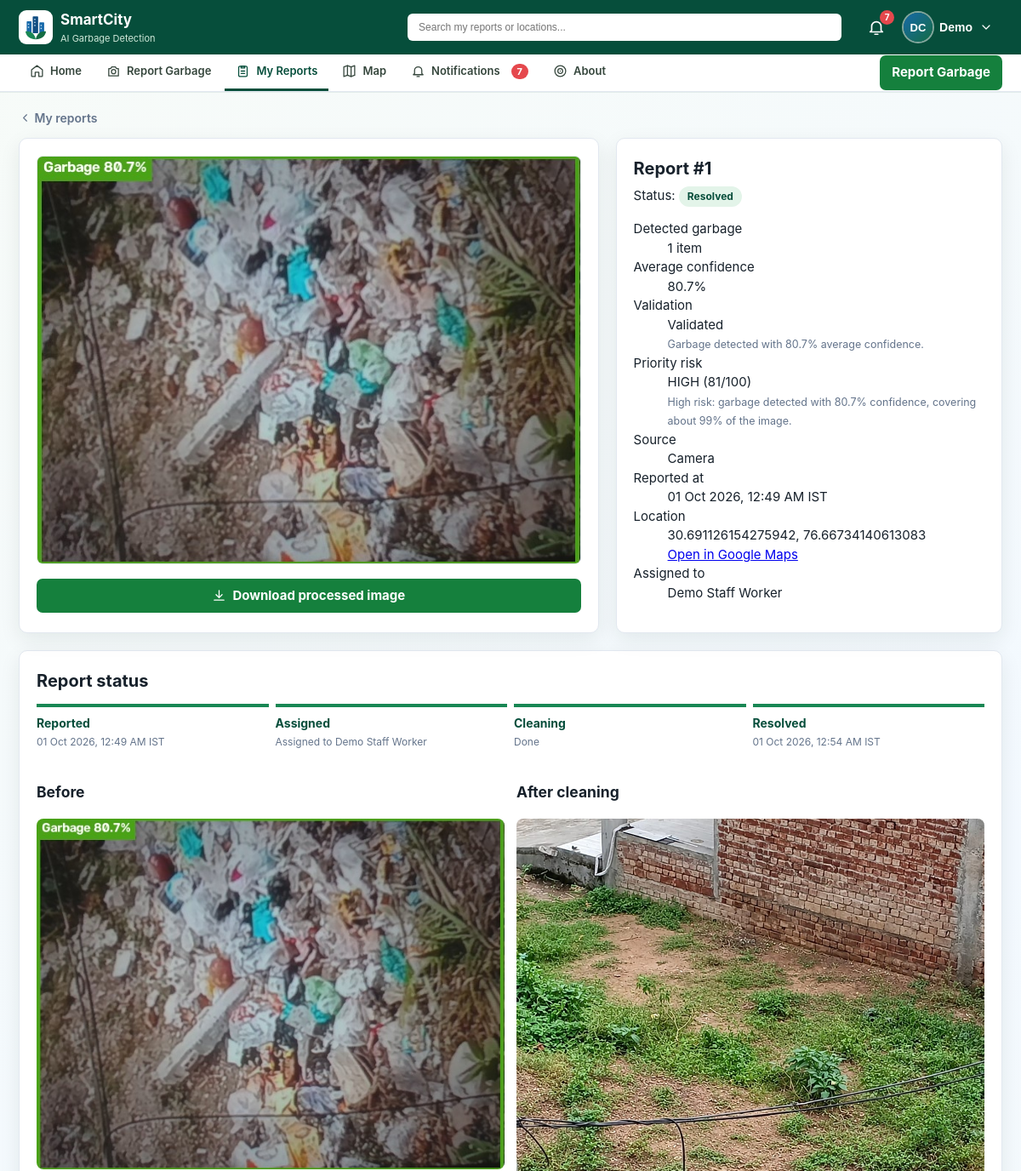
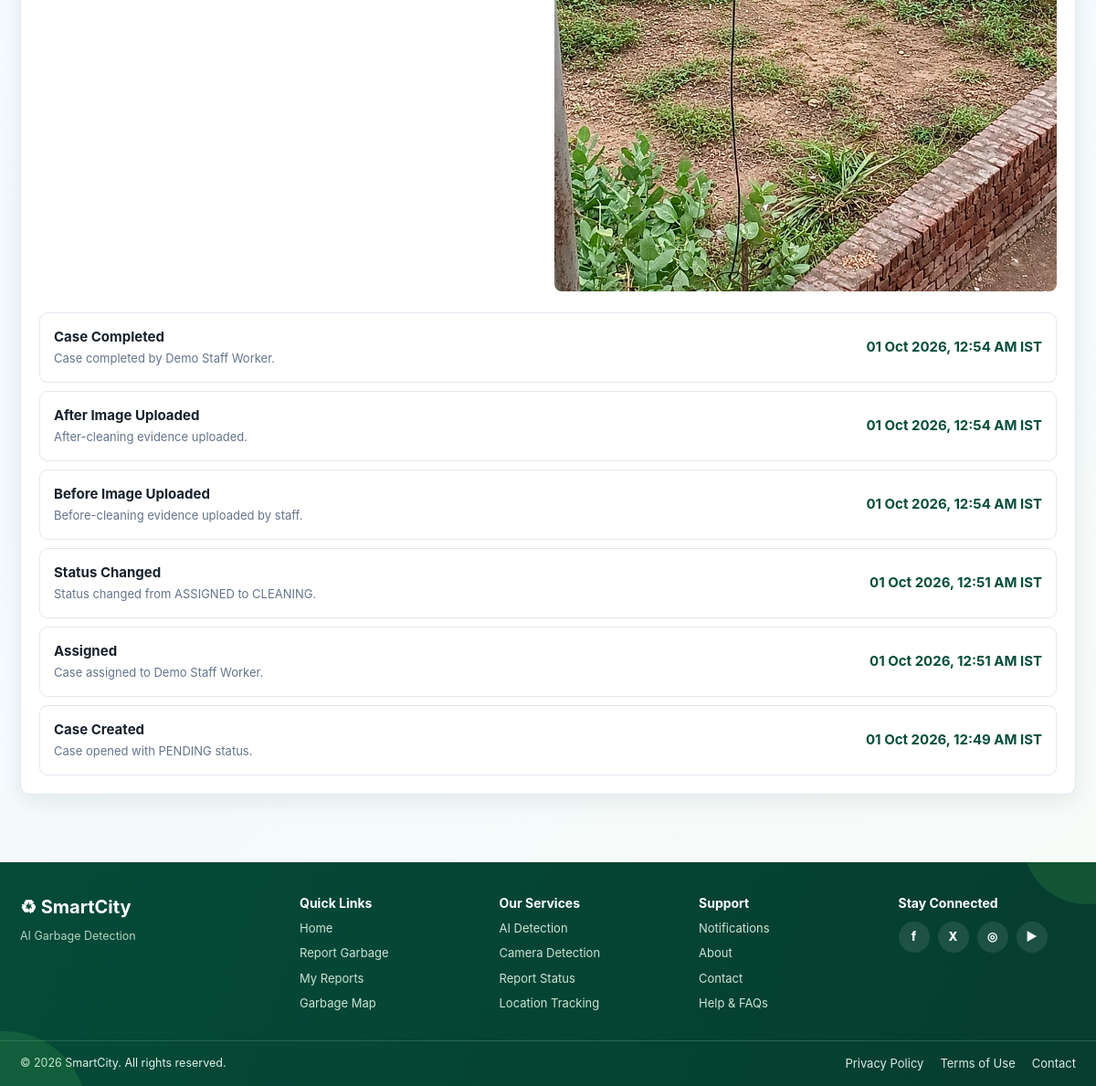
The page /reports/1 (signed in) on the database its author committed (2 pictures, top to bottom).
### tables this page shows
CREATE TABLE users (
    id INTEGER PRIMARY KEY AUTOINCREMENT,
    username TEXT NOT NULL UNIQUE COLLATE NOCASE,
    email TEXT UNIQUE COLLATE NOCASE,
    full_name TEXT NOT NULL,
    phone TEXT,
    password_hash TEXT NOT NULL,
    role TEXT NOT NULL DEFAULT 'user' CHECK(role IN ('admin', 'user', 'staff')),
    is_active INTEGER NOT NULL DEFAULT 1,
    created_at TEXT NOT NULL DEFAULT CURRENT_TIMESTAMP,
    last_login_at TEXT
);

CREATE TABLE detections (
    id INTEGER PRIMARY KEY AUTOINCREMENT,
    created_at TEXT NOT NULL DEFAULT CURRENT_TIMESTAMP,
    detection_count INTEGER NOT NULL,
    confidence REAL,
    image_path TEXT NOT NULL,
    result_path TEXT NOT NULL,
    latitude REAL,
    longitude REAL,
    address TEXT,
    source TEXT NOT NULL CHECK(source IN ('upload', 'camera'))
, image_hash TEXT, box_area_ratio REAL, is_valid INTEGER NOT NULL DEFAULT 1, validation_reason TEXT, is_duplicate INTEGER NOT NULL DEFAULT 0, duplicate_reason TEXT, risk_level TEXT, risk_score INTEGER, risk_reason TEXT, user_id INTEGER);

CREATE TABLE cases (
    id INTEGER PRIMARY KEY AUTOINCREMENT,
    alert_id INTEGER NOT NULL UNIQUE REFERENCES alerts(id),
    detection_id INTEGER NOT NULL UNIQUE REFERENCES detections(id),
    status TEXT NOT NULL DEFAULT 'PENDING' CHECK(status IN ('PENDING', 'ASSIGNED', 'CLEANING', 'COMPLETED')),
    assignee_id INTEGER REFERENCES assignees(id),
    notes TEXT,
    created_at TEXT NOT NULL DEFAULT CURRENT_TIMESTAMP,
    updated_at TEXT NOT NULL DEFAULT CURRENT_TIMESTAMP
, before_image_path TEXT, started_at TEXT, after_image_path TEXT, completed_at TEXT, completion_notes TEXT, resolution_minutes INTEGER);

CREATE TABLE assignees (
    id INTEGER PRIMARY KEY AUTOINCREMENT,
    name TEXT NOT NULL UNIQUE,
    kind TEXT NOT NULL CHECK(kind IN ('WORKER', 'TEAM')),
    is_demo INTEGER NOT NULL DEFAULT 1
, user_id INTEGER);

CREATE TABLE case_events (
    id INTEGER PRIMARY KEY AUTOINCREMENT,
    case_id INTEGER NOT NULL REFERENCES cases(id),
    event_type TEXT NOT NULL,
    message TEXT NOT NULL,
    created_at TEXT NOT NULL DEFAULT CURRENT_TIMESTAMP
);

### app/main.py (the view)
    @app.get("/reports/<int:detection_id>")
    @login_required
    def report(detection_id):
        record = db.get_detection(app.config["DATABASE"], detection_id)
        if not can_access_detection(record):
            abort(404)
        case = db.get_case_by_detection(app.config["DATABASE"], detection_id)
        return render_template(
            "report.html",
            record=record,
            case=case,
            reporter=db.get_user(app.config["DATABASE"], record["user_id"]) if is_admin() else None,
            events=db.list_case_events(app.config["DATABASE"], case["id"]) if case else [],
        )

### app/auth.py (called while the page is built)
def initials(name: str | None) -> str:
    parts = [p for p in (name or "").split() if p]
    if not parts:
        return "?"
    if len(parts) == 1:
        return parts[0][:2].upper()
    return (parts[0][0] + parts[-1][0]).upper()

def login_required(view):
    @wraps(view)
    def wrapped(*args, **kwargs):
        if g.user is None:
            if request.path.startswith("/api/"):
                return {"ok": False, "error": "Please sign in to continue."}, 401
            next_url = request.full_path.rstrip("?") if request.method == "GET" else None
            login_endpoint = LOGIN_ENDPOINTS[area_for_path(request.path)]
            return redirect(url_for(login_endpoint, next=next_url))
        return view(*args, **kwargs)
    return wrapped

### app/database/db.py (called while the page is built, shortened)
@contextmanager
def connect(database_path: str | Path):
    connection = sqlite3.connect(database_path)
    connection.row_factory = sqlite3.Row
    connection.execute("PRAGMA foreign_keys = ON")
    try:
        yield connection
        connection.commit()
    except Exception:
        connection.rollback()
        raise
    finally:
        connection.close()

def get_detection(database_path, detection_id):
    with connect(database_path) as connection:
        return connection.execute("SELECT * FROM detections WHERE id = ?", (detection_id,)).fetchone()

def _notification_scope(audience, user_id):
    if audience == "user":
        return "n.audience = 'user' AND d.user_id = ?", [user_id]

def unread_notification_count(database_path, audience="admin", user_id=None):
    where, params = _notification_scope(audience, user_id)
    with connect(database_path) as connection:
        return connection.execute(
            f"""SELECT COUNT(*) FROM notifications n
                JOIN cases c ON c.id = n.case_id
                JOIN detections d ON d.id = c.detection_id
                WHERE n.is_read = 0 AND {where}""",
            params,
        ).fetchone()[0]

def get_case_by_detection(database_path, detection_id):
    with connect(database_path) as connection:
        return connection.execute(CASE_SELECT + " WHERE c.detection_id = ?", (detection_id,)).fetchone()

def list_case_events(database_path, case_id):
    with connect(database_path) as connection:
        return connection.execute(
            "SELECT * FROM case_events WHERE case_id = ? ORDER BY created_at DESC, id DESC",
            (case_id,),
        ).fetchall()

### app/templates/report.html (shortened to what this page needs)
{% extends layout %}{% from '_icons.html' import icon %}
{% block content %}
<div class="crumbs"><a href="{{ url_for('admin_reports' if is_admin else 'my_reports') }}">{{ icon('back', 15) }} {{ 'All reports' if is_admin else 'My reports' }}</a></div>
<section class="report-grid">
  <div class="panel result-image"><img src="{{ url_for('static', filename=record['result_path']) }}" alt="Processed garbage detection result"><a class="button wide" href="{{ url_for('download_result', detection_id=record['id']) }}">{{ icon('download', 17) }} Download processed image</a></div>
  <aside class="panel"><h2>Report #{{ record['id'] }}</h2>{% if case %}<p class="status-line">Status: <span class="pill {{ case['status']|status_class }}">{{ (case['status']|status_label) if is_admin else (case['status']|status_group) }}</span></p>{% endif %}<dl>
    <dt>Detected garbage</dt><dd>{{ record['detection_count'] }} item{{ '' if record['detection_count']==1 else 's' }}</dd>
    <dt>Average confidence</dt><dd>{{ record['confidence']|percent }}</dd>
    <dt>Validation</dt><dd>{{ 'Validated' if record['is_valid'] else 'Not validated' }}{% if record['validation_reason'] %}<br><small>{{ record['validation_reason'] }}</small>{% endif %}</dd>
    <dt>Priority risk</dt><dd>{{ record['risk_level'] or 'Not assessed' }}{% if record['risk_score'] is not none %} ({{ record['risk_score'] }}/100){% endif %}{% if record['risk_reason'] %}<br><small>{{ record['risk_reason'] }}</small>{% endif %}</dd>
    <dt>Source</dt><dd>{{ record['source'].title() }}</dd>
    <dt>Reported at</dt><dd>{{ record['created_at']|india_datetime }}</dd>
    <dt>Location</dt><dd>{% if record['latitude'] is not none %}{{ record['latitude'] }}, {{ record['longitude'] }}{% if record['address'] %}<br>{{ record['address'] }}{% endif %}<br><a target="_blank" rel="noopener" href="https://www.google.com/maps/dir/?api=1&destination={{ record['latitude'] }},{{ record['longitude'] }}">Open in Google Maps</a>{% elif record['address'] %}{{ record['address'] }} (GPS unavailable){% else %}GPS unavailable and no manual location supplied{% endif %}</dd>
    {% if case and case['assignee_name'] %}<dt>Assigned to</dt><dd>{{ case['assignee_name'] }}</dd>{% endif %}
  </dl>{% if case and is_admin %}<a class="button wide" href="{{ url_for('case_detail', case_id=case['id']) }}">View case #{{ case['id'] }}</a>{% endif %}</aside>
</section>
{% if case and not is_admin %}
<section class="panel"><h2>Report status</h2>
  <ol class="status-track">{% set st = case['status'] %}
    <li class="done"><b>Reported</b><small>{{ record['created_at']|india_datetime }}</small></li>
    <li class="{{ 'done' if st != 'PENDING' else 'current' }}"><b>Assigned</b><small>{{ 'Assigned to ' ~ case['assignee_name'] if case['assignee_name'] else 'Waiting for the municipal team' }}</small></li>
    <li class="{{ 'done' if st in ['CLEANING','COMPLETED'] else ('current' if st == 'ASSIGNED' else '') }}"><b>Cleaning</b><small>{{ 'Cleanup underway' if st == 'CLEANING' else ('Done' if st == 'COMPLETED' else 'Not started') }}</small></li>
    <li class="{{ 'done' if st == 'COMPLETED' else '' }}"><b>Resolved</b><small>{{ case['completed_at']|india_datetime if case['completed_at'] else 'Pending' }}</small></li>
  </ol>
  {% if case['after_image_path'] and st == 'COMPLETED' %}<div class="evidence-grid ba"><div><h3>Before</h3><img src="{{ url_for('static', filename=case['result_path']) }}" alt="Before cleaning"></div><div><h3>After cleaning</h3><img src="{{ url_for('static', filename=case['after_image_path']) }}" alt="After cleaning"></div></div>{% endif %}
  {% if events %}<div class="activity-list">{% for event in events if event['event_type'] not in ['ALERT_CREATED'] %}<div class="activity"><div><strong>{{ event['event_type'].replace('_', ' ').title() }}</strong><span>{{ event['message'] }}</span></div><b>{{ event['created_at']|india_datetime }}</b></div>{% endfor %}</div>{% endif %}
</section>
{% elif not case and not is_admin %}<section class="panel"><h2>Report status</h2><p>{% if record['detection_count'] == 0 %}No garbage was detected in this image, so no cleanup case was opened.{% else %}This report was not validated as garbage, so no cleanup case was opened.{% endif %}</p></section>{% endif %}
{% endblock %}

### app/templates/_profile_menu.html (shortened to what this page needs)
{% from '_icons.html' import icon %}
{% if current_user %}
<div class="profile-menu" data-dropdown>
  <button class="profile-trigger" type="button" data-dropdown-toggle aria-haspopup="menu" aria-expanded="false" aria-label="Account menu">
    <span class="avatar">{{ user_initials }}</span>
    <span class="profile-name">{{ current_user['full_name'].split()[0] }}</span>
    {{ icon('chevron', 16) }}
  </button>
</div>
{% else %}
<div class="auth-links"><a class="button secondary" href="{{ url_for('login') }}">Login</a><a class="button" href="{{ url_for('register') }}">Register</a></div>
{% endif %}

### app/static/css/mobile-app.css (style rules this page uses)
html { -webkit-text-size-adjust:100%;text-size-adjust:100%;-webkit-tap-highlight-color:transparent }
body { padding-left:env(safe-area-inset-left);padding-right:env(safe-area-inset-right);overflow-x:hidden }
img,video,canvas,svg { max-width:100% }
.panel,.table-wrap,.table-scroll { overflow-x:auto }

### app/static/css/app.css (style rules this page uses)
:root { --green:#146c43;--green2:#198754;--blue:#1769aa;--amber:#c97805;--red:#bd3039;--ink:#25332d;--muted:#69766f;--bg:#f5f7f5;--card:#fff;--line:#dfe6e1;--shadow:0 3px 12px #1a30200d }
* { box-sizing:border-box }
body { margin:0;background:var(--bg);color:var(--ink);font:15px/1.5 Arial,Segoe UI,sans-serif }
.button,.danger { display:inline-flex;justify-content:center;align-items:center;gap:7px;border:0;border-radius:6px;background:var(--green2);color:#fff;padding:10px 15px;font-weight:700;text-decoration:none;cursor:pointer }
.panel,.stat-grid article { background:var(--card);border:1px solid var(--line);border-radius:8px;box-shadow:var(--shadow) }
.panel { padding:22px;margin-bottom:20px }
.panel h2 { margin:0;font-size:20px }
.panel-heading p,small { color:var(--muted) }
.feature-strip,.quick-grid,.report-card-grid,.analytics-grid,.evidence-grid { display:grid;gap:14px }
.two-column,.report-grid { display:grid;grid-template-columns:1.2fr .8fr;gap:20px }
.result-image img { width:100%;max-height:600px;object-fit:contain;background:#f3f6f4;border-radius:7px }
.activity-list { display:grid;gap:9px }
.activity { display:flex;gap:12px;align-items:center;border:1px solid var(--line);border-radius:7px;padding:12px;color:inherit;text-decoration:none }
.activity b { margin-left:auto;color:var(--green) }

### app/static/css/final-ui.css (style rules this page uses)
:root { --green:#064e3b;--green2:#15803d;--blue:#2563eb;--amber:#f59e0b;--red:#dc2626;--ink:#17212b;--muted:#64748b;--bg:#f5f7f6;--line:#e2e8f0;--shadow:0 8px 24px rgba(15,42,30,.08) }
body { font-family:Inter,ui-sans-serif,system-ui,-apple-system,"Segoe UI",sans-serif;color:var(--ink);background:var(--bg) }
.button { border-radius:7px;padding:9px 14px;background:#15803d;box-shadow:none }
.panel { border-radius:10px;padding:20px;box-shadow:var(--shadow) }
.wide { width:100%;margin-top:14px }
.result-image img { border:1px solid var(--line) }
.activity { border-radius:9px;padding:15px }
.activity strong { display:block }
.activity span { display:block;color:var(--muted);font-size:13px;margin-top:3px }

### app/static/css/final-polish.css (style rules this page uses)
body { background:linear-gradient(145deg,#f7fbf8 0%,#f3f9ff 54%,#f8fcf7 100%) }

### app/static/css/portal.css (style rules this page uses)
:root { --navy:#0d2148;--navy2:#132b5c;--sky:#e6f0fb }
.avatar { display:inline-grid;place-items:center;width:34px;height:34px;border-radius:50%;background:linear-gradient(135deg,#1769aa,#146c43);color:#fff;font-weight:700;font-size:13px;letter-spacing:.02em;flex:0 0 auto }
.profile-menu { position:relative }
.profile-trigger { display:flex;align-items:center;gap:8px;background:none;border:1px solid transparent;border-radius:99px;padding:4px 10px 4px 4px;cursor:pointer;color:var(--ink);font:600 14px/1 Arial,sans-serif }
.site-header .bell-link,.site-header .profile-trigger { color:#fff }
.site-header .avatar { box-shadow:0 0 0 2px #ffffff80 }
.pill { display:inline-block;border-radius:99px;padding:3px 10px;font-size:12px;font-weight:700;white-space:nowrap }
.pill.resolved { background:#e3f4e9;color:var(--green) }
.button.wide { width:100%;margin-top:10px }
.crumbs { margin:0 0 12px }
.crumbs a { color:var(--muted);text-decoration:none;font-weight:600;font-size:14px }
.status-line { margin:6px 0 12px }
.status-track { list-style:none;display:grid;grid-template-columns:repeat(4,1fr);gap:8px;margin:12px 0 18px;padding:0 }
.status-track li { border-top:4px solid #dce5df;padding-top:8px }
.status-track li b { display:block;font-size:14px;color:var(--muted) }
.status-track li small { color:var(--muted);font-size:12px }
.status-track li.done { border-color:#198754 }
.status-track li.done b { color:var(--green) }
.evidence-grid.ba { grid-template-columns:1fr 1fr;margin:8px 0 16px }
.evidence-grid.ba img { width:100%;border-radius:8px }

### rows shown on the page
users: full_name "Demo"
detections: result_path (picture), id "1", detection_count "1", confidence|percent "80.7%", is_valid "Validated", validation_reason "Garbage detected with 80.7% average confidence.", risk_level "HIGH", risk_score "81", risk_reason "High risk: garbage detected with 80.7% confidence, covering about 99% of the image.", source "Camera", created_at|india_datetime "01 Oct 2026, 12:49 AM IST", latitude "30.691126154275942", longitude "76.66734140613083"
cases: status "Resolved", status "Done", completed_at|india_datetime "01 Oct 2026, 12:54 AM IST", after_image_path (picture)
assignees: assignee_name "Demo Staff Worker", name "Assigned to Demo Staff Worker"
case_events: event_type.replace "Case Completed", message "Case completed by Demo Staff Worker.", created_at|india_datetime "01 Oct 2026, 12:54 AM IST"
case_events: event_type.replace "After Image Uploaded", message "After-cleaning evidence uploaded.", created_at|india_datetime "01 Oct 2026, 12:54 AM IST"
case_events: event_type.replace "Before Image Uploaded", message "Before-cleaning evidence uploaded by staff.", created_at|india_datetime "01 Oct 2026, 12:54 AM IST"
case_events: event_type.replace "Status Changed", message "Status changed from ASSIGNED to CLEANING.", created_at|india_datetime "01 Oct 2026, 12:51 AM IST"
case_events: event_type.replace "Assigned", message "Case assigned to Demo Staff Worker.", created_at|india_datetime "01 Oct 2026, 12:51 AM IST"
case_events: event_type.replace "Case Created", message "Case opened with PENDING status.", created_at|india_datetime "01 Oct 2026, 12:49 AM IST"

### other values the page prints
{{ unread_notifications }} "7"
{{ user_initials }} "DC"
{{ 'All reports' if is_admin else 'My reports' }} "My reports"
